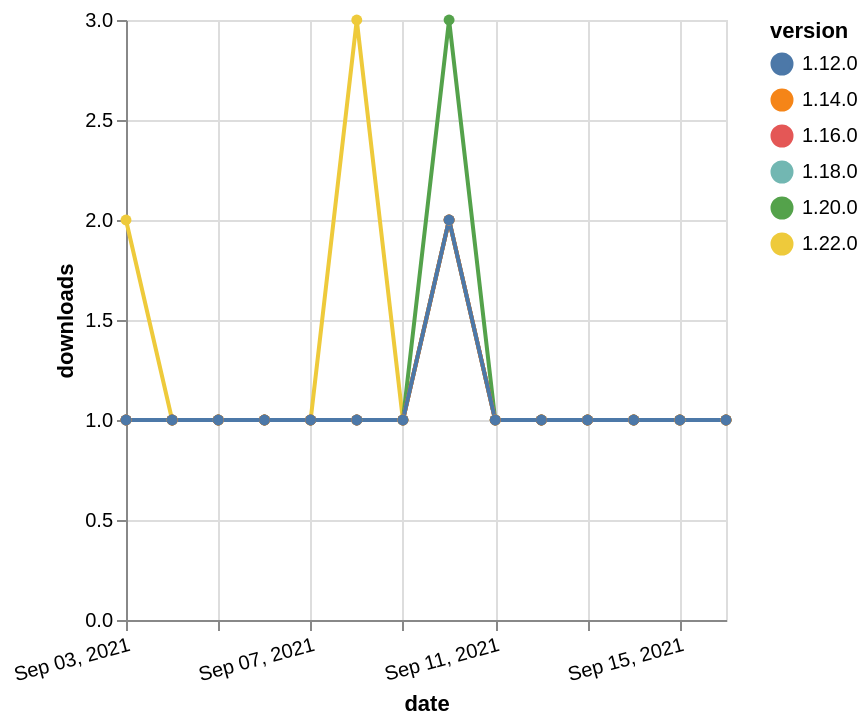

This figure's Vega-Lite source:
### Vega-Lite specification from a JSON file in a GitHub repository (floating-point values rounded to 4 significant figures)
{"$schema": "https://vega.github.io/schema/vega-lite/v5.json", "description": "A simple bar chart with embedded data.", "data": {"values": [{"date": "2021-09-03", "total": 165, "delta": 1, "version": "1.18.0"}, {"date": "2021-09-04", "total": 166, "delta": 1, "version": "1.18.0"}, {"date": "2021-09-05", "total": 167, "delta": 1, "version": "1.18.0"}, {"date": "2021-09-06", "total": 168, "delta": 1, "version": "1.18.0"}, {"date": "2021-09-07", "total": 169, "delta": 1, "version": "1.18.0"}, {"date": "2021-09-08", "total": 170, "delta": 1, "version": "1.18.0"}, {"date": "2021-09-09", "total": 171, "delta": 1, "version": "1.18.0"}, {"date": "2021-09-10", "total": 173, "delta": 2, "version": "1.18.0"}, {"date": "2021-09-11", "total": 174, "delta": 1, "version": "1.18.0"}, {"date": "2021-09-12", "total": 175, "delta": 1, "version": "1.18.0"}, {"date": "2021-09-13", "total": 176, "delta": 1, "version": "1.18.0"}, {"date": "2021-09-14", "total": 177, "delta": 1, "version": "1.18.0"}, {"date": "2021-09-15", "total": 178, "delta": 1, "version": "1.18.0"}, {"date": "2021-09-16", "total": 179, "delta": 1, "version": "1.18.0"}, {"date": "2021-09-03", "total": 127, "delta": 2, "version": "1.22.0"}, {"date": "2021-09-04", "total": 128, "delta": 1, "version": "1.22.0"}, {"date": "2021-09-05", "total": 129, "delta": 1, "version": "1.22.0"}, {"date": "2021-09-06", "total": 130, "delta": 1, "version": "1.22.0"}, {"date": "2021-09-07", "total": 131, "delta": 1, "version": "1.22.0"}, {"date": "2021-09-08", "total": 134, "delta": 3, "version": "1.22.0"}, {"date": "2021-09-09", "total": 135, "delta": 1, "version": "1.22.0"}, {"date": "2021-09-10", "total": 137, "delta": 2, "version": "1.22.0"}, {"date": "2021-09-11", "total": 138, "delta": 1, "version": "1.22.0"}, {"date": "2021-09-12", "total": 139, "delta": 1, "version": "1.22.0"}, {"date": "2021-09-13", "total": 140, "delta": 1, "version": "1.22.0"}, {"date": "2021-09-14", "total": 141, "delta": 1, "version": "1.22.0"}, {"date": "2021-09-15", "total": 142, "delta": 1, "version": "1.22.0"}, {"date": "2021-09-16", "total": 143, "delta": 1, "version": "1.22.0"}, {"date": "2021-09-03", "total": 194, "delta": 1, "version": "1.20.0"}, {"date": "2021-09-04", "total": 195, "delta": 1, "version": "1.20.0"}, {"date": "2021-09-05", "total": 196, "delta": 1, "version": "1.20.0"}, {"date": "2021-09-06", "total": 197, "delta": 1, "version": "1.20.0"}, {"date": "2021-09-07", "total": 198, "delta": 1, "version": "1.20.0"}, {"date": "2021-09-08", "total": 199, "delta": 1, "version": "1.20.0"}, {"date": "2021-09-09", "total": 200, "delta": 1, "version": "1.20.0"}, {"date": "2021-09-10", "total": 203, "delta": 3, "version": "1.20.0"}, {"date": "2021-09-11", "total": 204, "delta": 1, "version": "1.20.0"}, {"date": "2021-09-12", "total": 205, "delta": 1, "version": "1.20.0"}, {"date": "2021-09-13", "total": 206, "delta": 1, "version": "1.20.0"}, {"date": "2021-09-14", "total": 207, "delta": 1, "version": "1.20.0"}, {"date": "2021-09-15", "total": 208, "delta": 1, "version": "1.20.0"}, {"date": "2021-09-16", "total": 209, "delta": 1, "version": "1.20.0"}, {"date": "2021-09-03", "total": 194, "delta": 1, "version": "1.16.0"}, {"date": "2021-09-04", "total": 195, "delta": 1, "version": "1.16.0"}, {"date": "2021-09-05", "total": 196, "delta": 1, "version": "1.16.0"}, {"date": "2021-09-06", "total": 197, "delta": 1, "version": "1.16.0"}, {"date": "2021-09-07", "total": 198, "delta": 1, "version": "1.16.0"}, {"date": "2021-09-08", "total": 199, "delta": 1, "version": "1.16.0"}, {"date": "2021-09-09", "total": 200, "delta": 1, "version": "1.16.0"}, {"date": "2021-09-10", "total": 202, "delta": 2, "version": "1.16.0"}, {"date": "2021-09-11", "total": 203, "delta": 1, "version": "1.16.0"}, {"date": "2021-09-12", "total": 204, "delta": 1, "version": "1.16.0"}, {"date": "2021-09-13", "total": 205, "delta": 1, "version": "1.16.0"}, {"date": "2021-09-14", "total": 206, "delta": 1, "version": "1.16.0"}, {"date": "2021-09-15", "total": 207, "delta": 1, "version": "1.16.0"}, {"date": "2021-09-16", "total": 208, "delta": 1, "version": "1.16.0"}, {"date": "2021-09-03", "total": 205, "delta": 1, "version": "1.14.0"}, {"date": "2021-09-04", "total": 206, "delta": 1, "version": "1.14.0"}, {"date": "2021-09-05", "total": 207, "delta": 1, "version": "1.14.0"}, {"date": "2021-09-06", "total": 208, "delta": 1, "version": "1.14.0"}, {"date": "2021-09-07", "total": 209, "delta": 1, "version": "1.14.0"}, {"date": "2021-09-08", "total": 210, "delta": 1, "version": "1.14.0"}, {"date": "2021-09-09", "total": 211, "delta": 1, "version": "1.14.0"}, {"date": "2021-09-10", "total": 213, "delta": 2, "version": "1.14.0"}, {"date": "2021-09-11", "total": 214, "delta": 1, "version": "1.14.0"}, {"date": "2021-09-12", "total": 215, "delta": 1, "version": "1.14.0"}, {"date": "2021-09-13", "total": 216, "delta": 1, "version": "1.14.0"}, {"date": "2021-09-14", "total": 217, "delta": 1, "version": "1.14.0"}, {"date": "2021-09-15", "total": 218, "delta": 1, "version": "1.14.0"}, {"date": "2021-09-16", "total": 219, "delta": 1, "version": "1.14.0"}, {"date": "2021-09-03", "total": 248, "delta": 1, "version": "1.12.0"}, {"date": "2021-09-04", "total": 249, "delta": 1, "version": "1.12.0"}, {"date": "2021-09-05", "total": 250, "delta": 1, "version": "1.12.0"}, {"date": "2021-09-06", "total": 251, "delta": 1, "version": "1.12.0"}, {"date": "2021-09-07", "total": 252, "delta": 1, "version": "1.12.0"}, {"date": "2021-09-08", "total": 253, "delta": 1, "version": "1.12.0"}, {"date": "2021-09-09", "total": 254, "delta": 1, "version": "1.12.0"}, {"date": "2021-09-10", "total": 256, "delta": 2, "version": "1.12.0"}, {"date": "2021-09-11", "total": 257, "delta": 1, "version": "1.12.0"}, {"date": "2021-09-12", "total": 258, "delta": 1, "version": "1.12.0"}, {"date": "2021-09-13", "total": 259, "delta": 1, "version": "1.12.0"}, {"date": "2021-09-14", "total": 260, "delta": 1, "version": "1.12.0"}, {"date": "2021-09-15", "total": 261, "delta": 1, "version": "1.12.0"}, {"date": "2021-09-16", "total": 262, "delta": 1, "version": "1.12.0"}]}, "width": "container", "mark": {"type": "line", "point": {"filled": true}}, "encoding": {"x": {"field": "date", "type": "temporal", "timeUnit": "yearmonthdate", "title": "date", "axis": {"labelAngle": -15}}, "y": {"field": "delta", "type": "quantitative", "title": "downloads"}, "color": {"field": "version", "type": "nominal"}, "tooltip": {"field": "delta"}}}
